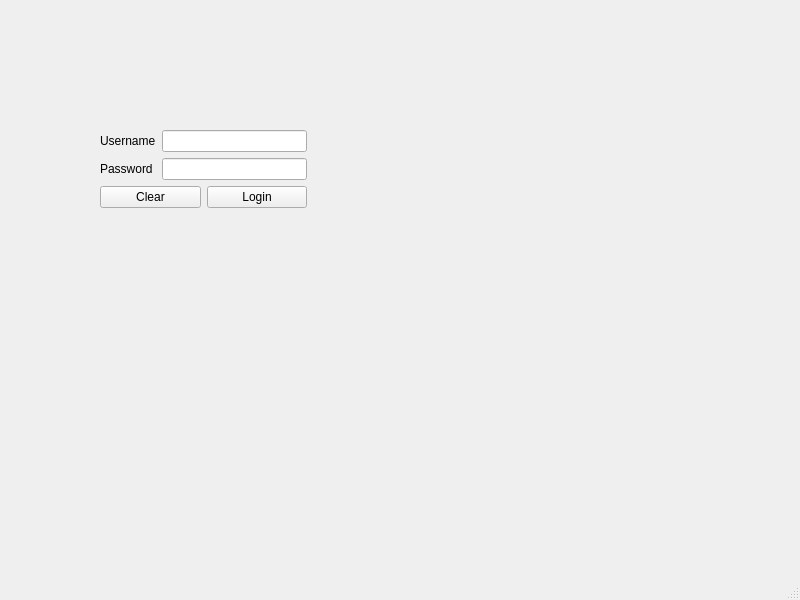
<?xml version="1.0" encoding="UTF-8"?>
<ui version="4.0">
 <class>LoginWindow</class>
 <widget class="QMainWindow" name="LoginWindow">
  <property name="geometry">
   <rect>
    <x>0</x>
    <y>0</y>
    <width>800</width>
    <height>600</height>
   </rect>
  </property>
  <property name="windowTitle">
   <string>MainWindow</string>
  </property>
  <widget class="QWidget" name="centralwidget">
   <widget class="QWidget" name="layoutWidget">
    <property name="geometry">
     <rect>
      <x>100</x>
      <y>130</y>
      <width>207</width>
      <height>128</height>
     </rect>
    </property>
    <layout class="QVBoxLayout" name="verticalLayout_4">
     <item>
      <layout class="QVBoxLayout" name="verticalLayout_3">
       <item>
        <layout class="QHBoxLayout" name="horizontalLayout_2">
         <item>
          <layout class="QVBoxLayout" name="verticalLayout">
           <item>
            <widget class="QLabel" name="userLabel">
             <property name="text">
              <string>Username</string>
             </property>
            </widget>
           </item>
           <item>
            <widget class="QLabel" name="passwordLabel">
             <property name="text">
              <string>Password</string>
             </property>
            </widget>
           </item>
          </layout>
         </item>
         <item>
          <layout class="QVBoxLayout" name="verticalLayout_2">
           <item>
            <widget class="QLineEdit" name="userTxt"/>
           </item>
           <item>
            <widget class="QLineEdit" name="passwordTxt">
             <property name="echoMode">
              <enum>QLineEdit::Password</enum>
             </property>
            </widget>
           </item>
          </layout>
         </item>
        </layout>
       </item>
       <item>
        <layout class="QHBoxLayout" name="horizontalLayout">
         <item>
          <widget class="QPushButton" name="clearButton">
           <property name="text">
            <string>Clear</string>
           </property>
          </widget>
         </item>
         <item>
          <widget class="QPushButton" name="loginButton">
           <property name="text">
            <string>Login</string>
           </property>
          </widget>
         </item>
        </layout>
       </item>
      </layout>
     </item>
     <item>
      <widget class="QLabel" name="loginLabel">
       <property name="text">
        <string/>
       </property>
      </widget>
     </item>
    </layout>
   </widget>
  </widget>
  <widget class="QMenuBar" name="menubar">
   <property name="geometry">
    <rect>
     <x>0</x>
     <y>0</y>
     <width>800</width>
     <height>26</height>
    </rect>
   </property>
  </widget>
  <widget class="QStatusBar" name="statusbar"/>
 </widget>
 <resources/>
 <connections/>
</ui>
